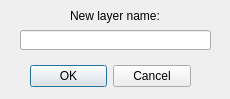
<?xml version="1.0" encoding="UTF-8"?>
<ui version="4.0">
 <class>Dialog</class>
 <widget class="QDialog" name="Dialog">
  <property name="geometry">
   <rect>
    <x>0</x>
    <y>0</y>
    <width>230</width>
    <height>99</height>
   </rect>
  </property>
  <property name="sizePolicy">
   <sizepolicy hsizetype="Fixed" vsizetype="Fixed">
    <horstretch>0</horstretch>
    <verstretch>0</verstretch>
   </sizepolicy>
  </property>
  <property name="minimumSize">
   <size>
    <width>230</width>
    <height>0</height>
   </size>
  </property>
  <property name="maximumSize">
   <size>
    <width>230</width>
    <height>100</height>
   </size>
  </property>
  <property name="windowTitle">
   <string>New Layer</string>
  </property>
  <widget class="QWidget" name="verticalLayoutWidget">
   <property name="geometry">
    <rect>
     <x>0</x>
     <y>0</y>
     <width>231</width>
     <height>101</height>
    </rect>
   </property>
   <layout class="QVBoxLayout" name="verticalLayout_2">
    <item>
     <widget class="QWidget" name="widget" native="true">
      <widget class="QDialogButtonBox" name="buttonBox">
       <property name="geometry">
        <rect>
         <x>30</x>
         <y>51</y>
         <width>161</width>
         <height>51</height>
        </rect>
       </property>
       <property name="orientation">
        <enum>Qt::Horizontal</enum>
       </property>
       <property name="standardButtons">
        <set>QDialogButtonBox::Cancel|QDialogButtonBox::Ok</set>
       </property>
      </widget>
      <widget class="QLineEdit" name="lineEdit">
       <property name="geometry">
        <rect>
         <x>20</x>
         <y>30</y>
         <width>191</width>
         <height>20</height>
        </rect>
       </property>
      </widget>
      <widget class="QLabel" name="label">
       <property name="geometry">
        <rect>
         <x>70</x>
         <y>0</y>
         <width>91</width>
         <height>31</height>
        </rect>
       </property>
       <property name="text">
        <string>New layer name:</string>
       </property>
      </widget>
     </widget>
    </item>
   </layout>
  </widget>
 </widget>
 <resources/>
 <connections/>
</ui>
